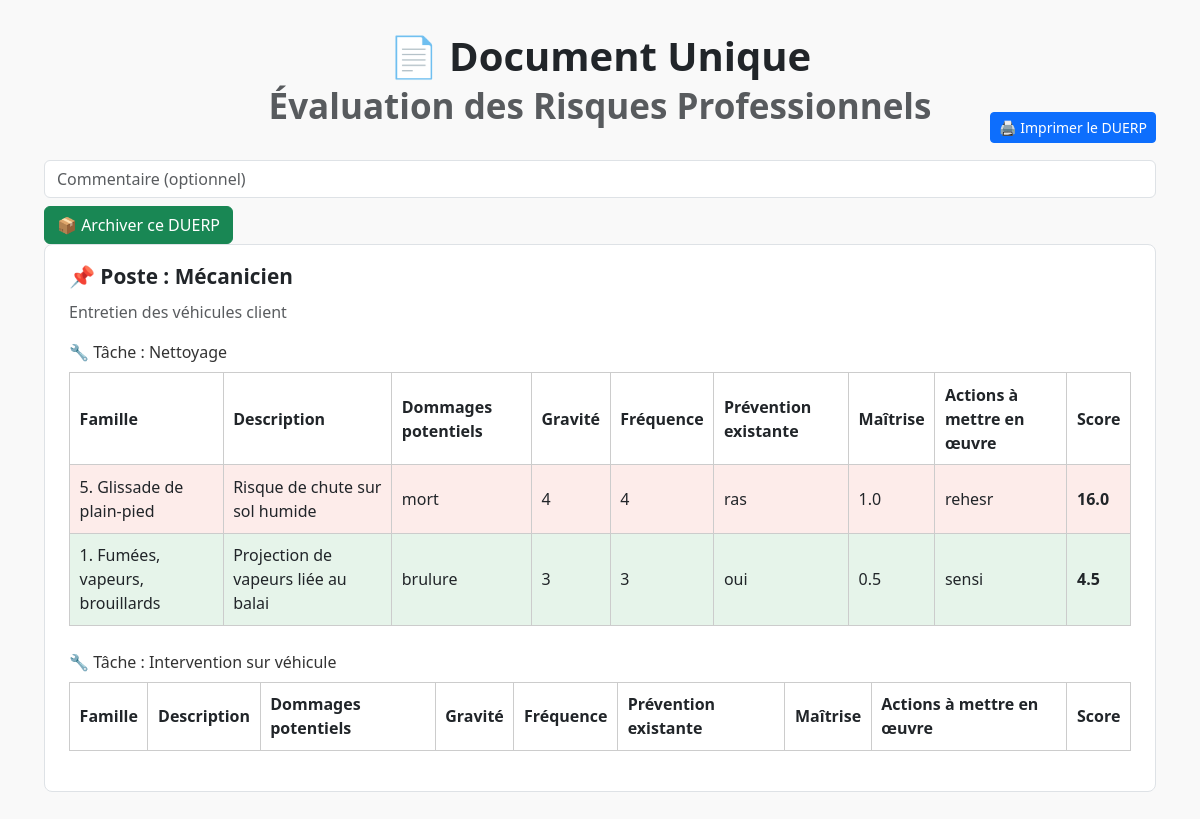
Screenshot of /duerp (signed in) with the database file from the repository.
### models.py (models this page shows)
class Poste(db.Model):
    id = db.Column(db.Integer, primary_key=True)
    nom = db.Column(db.String(100), nullable=False)
    description = db.Column(db.Text, nullable=False)
    user_id = db.Column(db.Integer, db.ForeignKey('user.id'), nullable=False)
    taches = db.relationship('Tache', backref='poste', cascade="all, delete", lazy='dynamic')
    photo = db.Column(db.String(200))  # Nom du fichier image du poste
    photo_poste = db.Column(db.String(200))  # nom du fichier image dans /static/uploads
    risques = db.relationship('Risque', backref='poste', lazy=True)
    user = db.relationship('User', foreign_keys=[user_id], backref='postes_crees')

class Tache(db.Model):
    id = db.Column(db.Integer, primary_key=True)
    nom = db.Column(db.String(100), nullable=False)
    poste_id = db.Column(db.Integer, db.ForeignKey('poste.id'), nullable=False)
    user_id = db.Column(db.Integer, db.ForeignKey('user.id'), nullable=False)
    risques = db.relationship('Risque', backref='tache', cascade="all, delete", lazy=True)

class Risque(db.Model):
    id = db.Column(db.Integer, primary_key=True)
    description = db.Column(db.String(255), nullable=False)
    frequence = db.Column(db.Integer, nullable=False)
    gravite = db.Column(db.Integer, nullable=False)
    maitrise = db.Column(db.Float, nullable=False)
    score = db.Column(db.Float, nullable=False)
    tache_id = db.Column(db.Integer, db.ForeignKey('tache.id'), nullable=False)
    user_id = db.Column(db.Integer, db.ForeignKey('user.id'), nullable=False)
    poste_id = db.Column(db.Integer, db.ForeignKey('poste.id'), nullable=False)  # ✅ AJOUT CLÉ ÉTRANGÈRE
    dommages = db.Column(db.Text)
    mesures_prevention = db.Column(db.Text)
    famille_danger = db.Column(db.String(255), nullable=False, default="Non précisé")
    etat_action = db.Column(db.Boolean, default=False)
    cout_action = db.Column(db.Float, nullable=True)
    epis = db.Column(JSON)
    actions_a_mener = db.Column(db.Text)
    responsable_action = db.Column(db.String(120))
    delai_mise_en_oeuvre = db.Column(db.String(100))
    date_realisation = db.Column(db.Date)

### app.py (the view)
@app.route('/duerp')
@login_required
def duerps():
    postes = Poste.query.filter_by(user_id=current_user.id).all()
    return render_template('duerp.html', postes=postes)

### app.py (called while the page is built)
@login_manager.user_loader
def load_user(user_id):
    return User.query.get(int(user_id))

### templates/duerp.html (shortened to what this page needs)
<!DOCTYPE html>
<html lang="fr">
<head>
    <link href="https://cdn.jsdelivr.net/npm/bootstrap@5.3.0/dist/css/bootstrap.min.css" rel="stylesheet">
</head>
<body>
<div class="container">
    <h1>📄 Document Unique<br><small class="text-muted">Évaluation des Risques Professionnels</small></h1>
    <a href="#" class="btn btn-primary btn-sm btn-print" onclick="window.print()">🖨️ Imprimer le DUERP</a>
    <form method="POST" action="{{ url_for('archiver_duerp') }}">
  <input type="text" name="commentaire" placeholder="Commentaire (optionnel)" class="form-control mb-2">
  <button class="btn btn-success">📦 Archiver ce DUERP</button>
</form>
    {% for poste in postes %}
    <div class="poste-section">
        <div class="poste-title">📌 Poste : {{ poste.nom }}</div>
        <div class="text-muted mb-2">{{ poste.description }}</div>
        {% for tache in poste.taches %}
        <div class="tache-section">
            <div class="tache-title">🔧 Tâche : {{ tache.nom }}</div>
            <table>
                <thead>
                    <tr>
                        <th>Famille</th>
                        <th>Description</th>
                        <th>Dommages potentiels</th>
                        <th>Gravité</th>
                        <th>Fréquence</th>
                        <th>Prévention existante</th>
                        <th>Maîtrise</th>
                        <th>Actions à mettre en œuvre</th>
                        <th>Score</th>
                    </tr>
                </thead>
                <tbody>
                    {% for risque in tache.risques %}
                    <tr class="
                        {% if risque.score < 5 %}
                            risque-vert
                        {% elif risque.score < 9 %}
                            risque-jaune
                        {% else %}
                            risque-rouge
                        {% endif %}
                    ">
                        <td>{{ risque.famille_danger or "Non précisé" }}</td>
                        <td>{{ risque.description }}</td>
                        <td>{{ risque.dommages or "" }}</td>
                        <td>{{ risque.gravite }}</td>
                        <td>{{ risque.frequence }}</td>
                        <td>{{ risque.mesures_prevention or "" }}</td>
                        <td>{{ risque.maitrise }}</td>
                        <td>{{ risque.actions_a_mener or "" }}</td>
                        <td class="score-cell">{{ risque.score }}</td>
                    </tr>
                    {% endfor %}
                </tbody>
            </table>
        </div>
        {% endfor %}
    </div>
    {% endfor %}
</div>
</body>
</html>

### templates/duerp.html (style rules this page uses)
body { background: #f9f9f9; font-family: 'Segoe UI', sans-serif; padding: 2rem; }
.container { max-width: 1200px; margin: auto; }
h1 { text-align: center; font-weight: 700; margin-bottom: 2rem; }
.btn-print { float: right; margin-top: -3rem; }
.poste-section { margin-bottom: 2.5rem; padding: 1rem 1.5rem; border: 1px solid #dee2e6; background: white; border-radius: 0.5rem; }
.poste-title { font-size: 1.3rem; font-weight: 600; margin-bottom: 0.5rem; }
.tache-section { margin-top: 1rem; }
.tache-title { font-weight: 500; margin: 1rem 0 0.5rem 0; color: #333; }
table { width: 100%; border-collapse: collapse; margin-bottom: 1.5rem; }
table th, table td { padding: 0.6rem; text-align: left; border: 1px solid #ccc; }
.risque-vert { background-color: #e6f4ea; }
.risque-rouge { background-color: #fdecea; }
.score-cell { font-weight: bold; }

### rows the page displays
Poste: nom "Mécanicien", description "Entretien des véhicules client"
Tache: nom "Nettoyage"
Risque: famille_danger "5. Glissade de plain-pied", description "Risque de chute sur sol humide", dommages "mort", gravite "4", frequence "4", mesures_prevention "ras", maitrise "1.0", actions_a_mener "rehesr", score "16.0"
Risque: famille_danger "1. Fumées, vapeurs, brouillards", description "Projection de vapeurs liée au balai", dommages "brulure", gravite "3", frequence "3", mesures_prevention "oui", maitrise "0.5", actions_a_mener "sensi", score "4.5"
Tache: nom "Intervention sur véhicule"
